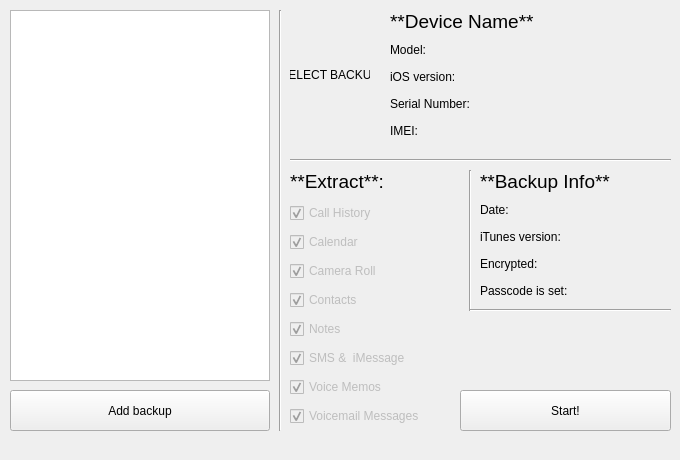
<?xml version="1.0" encoding="UTF-8"?>
<ui version="4.0">
 <class>MainWindow</class>
 <widget class="QMainWindow" name="MainWindow">
  <property name="geometry">
   <rect>
    <x>0</x>
    <y>0</y>
    <width>680</width>
    <height>460</height>
   </rect>
  </property>
  <property name="sizePolicy">
   <sizepolicy hsizetype="Fixed" vsizetype="Fixed">
    <horstretch>0</horstretch>
    <verstretch>0</verstretch>
   </sizepolicy>
  </property>
  <property name="windowTitle">
   <string>DeTuner</string>
  </property>
  <property name="windowIcon">
   <iconset>
    <normaloff>../assets/icon24.png</normaloff>../assets/icon24.png</iconset>
  </property>
  <widget class="QWidget" name="centralwidget">
   <widget class="QPushButton" name="add_backup_button">
    <property name="geometry">
     <rect>
      <x>10</x>
      <y>390</y>
      <width>260</width>
      <height>41</height>
     </rect>
    </property>
    <property name="text">
     <string>Add backup</string>
    </property>
   </widget>
   <widget class="QTableView" name="backup_table">
    <property name="geometry">
     <rect>
      <x>10</x>
      <y>10</y>
      <width>260</width>
      <height>371</height>
     </rect>
    </property>
    <property name="horizontalScrollBarPolicy">
     <enum>Qt::ScrollBarAlwaysOff</enum>
    </property>
    <property name="editTriggers">
     <set>QAbstractItemView::NoEditTriggers</set>
    </property>
    <property name="dragDropOverwriteMode">
     <bool>false</bool>
    </property>
    <attribute name="horizontalHeaderVisible">
     <bool>false</bool>
    </attribute>
    <attribute name="verticalHeaderVisible">
     <bool>false</bool>
    </attribute>
   </widget>
   <widget class="QLabel" name="device_image">
    <property name="geometry">
     <rect>
      <x>290</x>
      <y>10</y>
      <width>80</width>
      <height>130</height>
     </rect>
    </property>
    <property name="text">
     <string>SELECT BACKUP</string>
    </property>
    <property name="alignment">
     <set>Qt::AlignCenter</set>
    </property>
   </widget>
   <widget class="QWidget" name="verticalLayoutWidget">
    <property name="geometry">
     <rect>
      <x>390</x>
      <y>10</y>
      <width>261</width>
      <height>131</height>
     </rect>
    </property>
    <layout class="QVBoxLayout" name="device_info_layout">
     <item>
      <widget class="QLabel" name="device_name_label">
       <property name="font">
        <font>
         <pointsize>14</pointsize>
        </font>
       </property>
       <property name="text">
        <string>**Device Name**</string>
       </property>
       <property name="textFormat">
        <enum>Qt::MarkdownText</enum>
       </property>
      </widget>
     </item>
     <item>
      <widget class="QLabel" name="model_label">
       <property name="text">
        <string>Model:</string>
       </property>
      </widget>
     </item>
     <item>
      <widget class="QLabel" name="ios_version_label">
       <property name="text">
        <string>iOS version:</string>
       </property>
      </widget>
     </item>
     <item>
      <widget class="QLabel" name="serial_number_label">
       <property name="text">
        <string>Serial Number:</string>
       </property>
      </widget>
     </item>
     <item>
      <widget class="QLabel" name="imei_label">
       <property name="text">
        <string>IMEI:</string>
       </property>
      </widget>
     </item>
    </layout>
   </widget>
   <widget class="Line" name="line">
    <property name="geometry">
     <rect>
      <x>290</x>
      <y>150</y>
      <width>381</width>
      <height>20</height>
     </rect>
    </property>
    <property name="orientation">
     <enum>Qt::Horizontal</enum>
    </property>
   </widget>
   <widget class="Line" name="line_2">
    <property name="geometry">
     <rect>
      <x>270</x>
      <y>10</y>
      <width>20</width>
      <height>421</height>
     </rect>
    </property>
    <property name="orientation">
     <enum>Qt::Vertical</enum>
    </property>
   </widget>
   <widget class="Line" name="line_3">
    <property name="geometry">
     <rect>
      <x>460</x>
      <y>170</y>
      <width>20</width>
      <height>141</height>
     </rect>
    </property>
    <property name="orientation">
     <enum>Qt::Vertical</enum>
    </property>
   </widget>
   <widget class="QWidget" name="verticalLayoutWidget_2">
    <property name="geometry">
     <rect>
      <x>290</x>
      <y>200</y>
      <width>160</width>
      <height>231</height>
     </rect>
    </property>
    <layout class="QVBoxLayout" name="verticalLayout_2">
     <item>
      <widget class="QCheckBox" name="call_history_checkbox">
       <property name="enabled">
        <bool>false</bool>
       </property>
       <property name="text">
        <string>Call History</string>
       </property>
       <property name="checked">
        <bool>true</bool>
       </property>
       <property name="tristate">
        <bool>false</bool>
       </property>
      </widget>
     </item>
     <item>
      <widget class="QCheckBox" name="calendar_checkbox">
       <property name="enabled">
        <bool>false</bool>
       </property>
       <property name="text">
        <string>Calendar</string>
       </property>
       <property name="checked">
        <bool>true</bool>
       </property>
      </widget>
     </item>
     <item>
      <widget class="QCheckBox" name="camera_roll_checkbox">
       <property name="enabled">
        <bool>false</bool>
       </property>
       <property name="text">
        <string>Camera Roll</string>
       </property>
       <property name="checked">
        <bool>true</bool>
       </property>
      </widget>
     </item>
     <item>
      <widget class="QCheckBox" name="contacts_checkbox">
       <property name="enabled">
        <bool>false</bool>
       </property>
       <property name="text">
        <string>Contacts</string>
       </property>
       <property name="checked">
        <bool>true</bool>
       </property>
      </widget>
     </item>
     <item>
      <widget class="QCheckBox" name="notes_checkbox">
       <property name="enabled">
        <bool>false</bool>
       </property>
       <property name="text">
        <string>Notes</string>
       </property>
       <property name="checked">
        <bool>true</bool>
       </property>
      </widget>
     </item>
     <item>
      <widget class="QCheckBox" name="sms_checkbox">
       <property name="enabled">
        <bool>false</bool>
       </property>
       <property name="text">
        <string>SMS &amp;&amp;  iMessage</string>
       </property>
       <property name="checked">
        <bool>true</bool>
       </property>
      </widget>
     </item>
     <item>
      <widget class="QCheckBox" name="voice_memos_checkbox">
       <property name="enabled">
        <bool>false</bool>
       </property>
       <property name="text">
        <string>Voice Memos</string>
       </property>
       <property name="checked">
        <bool>true</bool>
       </property>
      </widget>
     </item>
     <item>
      <widget class="QCheckBox" name="voicemail_checkbox">
       <property name="enabled">
        <bool>false</bool>
       </property>
       <property name="text">
        <string>Voicemail Messages</string>
       </property>
       <property name="checked">
        <bool>true</bool>
       </property>
      </widget>
     </item>
    </layout>
   </widget>
   <widget class="QLabel" name="extract_label">
    <property name="geometry">
     <rect>
      <x>290</x>
      <y>170</y>
      <width>158</width>
      <height>23</height>
     </rect>
    </property>
    <property name="font">
     <font>
      <pointsize>14</pointsize>
     </font>
    </property>
    <property name="text">
     <string>**Extract**:</string>
    </property>
    <property name="textFormat">
     <enum>Qt::MarkdownText</enum>
    </property>
   </widget>
   <widget class="Line" name="line_4">
    <property name="geometry">
     <rect>
      <x>470</x>
      <y>300</y>
      <width>201</width>
      <height>20</height>
     </rect>
    </property>
    <property name="orientation">
     <enum>Qt::Horizontal</enum>
    </property>
   </widget>
   <widget class="QPushButton" name="start_stop_button">
    <property name="geometry">
     <rect>
      <x>460</x>
      <y>390</y>
      <width>211</width>
      <height>41</height>
     </rect>
    </property>
    <property name="text">
     <string>Start!</string>
    </property>
   </widget>
   <widget class="QWidget" name="layoutWidget">
    <property name="geometry">
     <rect>
      <x>480</x>
      <y>170</y>
      <width>171</width>
      <height>131</height>
     </rect>
    </property>
    <layout class="QVBoxLayout" name="backup_info_layout">
     <item>
      <widget class="QLabel" name="backup_info_label">
       <property name="font">
        <font>
         <pointsize>14</pointsize>
        </font>
       </property>
       <property name="text">
        <string>**Backup Info**</string>
       </property>
       <property name="textFormat">
        <enum>Qt::MarkdownText</enum>
       </property>
      </widget>
     </item>
     <item>
      <widget class="QLabel" name="backup_dateLlabel">
       <property name="text">
        <string>Date:</string>
       </property>
      </widget>
     </item>
     <item>
      <widget class="QLabel" name="label">
       <property name="text">
        <string>iTunes version:</string>
       </property>
      </widget>
     </item>
     <item>
      <widget class="QLabel" name="backup_is_encrypted_label">
       <property name="text">
        <string>Encrypted:</string>
       </property>
      </widget>
     </item>
     <item>
      <widget class="QLabel" name="backup_passcode_set_label">
       <property name="text">
        <string>Passcode is set:</string>
       </property>
      </widget>
     </item>
    </layout>
   </widget>
  </widget>
  <widget class="QMenuBar" name="menubar">
   <property name="geometry">
    <rect>
     <x>0</x>
     <y>0</y>
     <width>680</width>
     <height>21</height>
    </rect>
   </property>
  </widget>
 </widget>
 <resources/>
 <connections/>
</ui>
